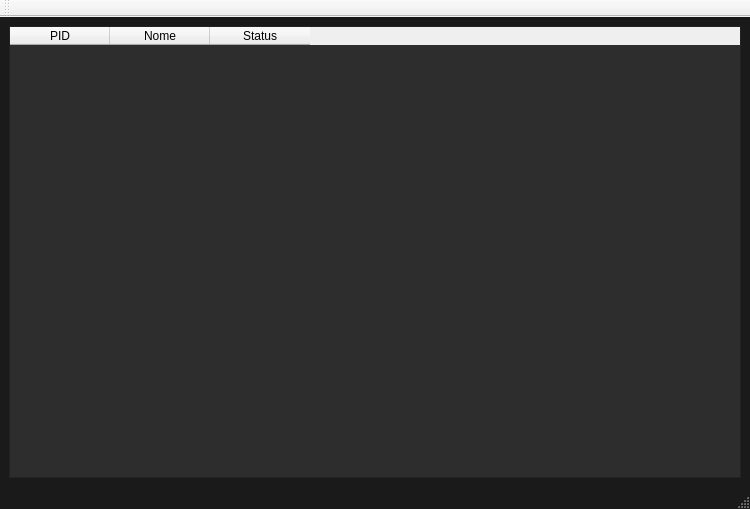
<?xml version="1.0" encoding="UTF-8"?>
<ui version="4.0">
 <class>MainWindow</class>
 <widget class="QMainWindow" name="MainWindow">
  <property name="geometry">
   <rect>
    <x>0</x>
    <y>0</y>
    <width>750</width>
    <height>509</height>
   </rect>
  </property>
  <property name="windowTitle">
   <string>MainWindow</string>
  </property>
  <property name="styleSheet">
   <string notr="true">QMainWindow{
	background-color: #1a1a1a;
}</string>
  </property>
  <widget class="QWidget" name="centralwidget">
   <layout class="QVBoxLayout" name="verticalLayout">
    <item>
     <widget class="QTableWidget" name="processTable">
      <property name="styleSheet">
       <string notr="true">QTableWidget{
	background-color: #2d2d2d;
	color: #fff;
}</string>
      </property>
      <column>
       <property name="text">
        <string>PID</string>
       </property>
      </column>
      <column>
       <property name="text">
        <string>Nome</string>
       </property>
      </column>
      <column>
       <property name="text">
        <string>Status</string>
       </property>
      </column>
     </widget>
    </item>
   </layout>
  </widget>
  <widget class="QMenuBar" name="menubar">
   <property name="geometry">
    <rect>
     <x>0</x>
     <y>0</y>
     <width>750</width>
     <height>23</height>
    </rect>
   </property>
  </widget>
  <widget class="QStatusBar" name="statusbar"/>
  <widget class="QToolBar" name="toolBar">
   <property name="windowTitle">
    <string>toolBar</string>
   </property>
   <attribute name="toolBarArea">
    <enum>TopToolBarArea</enum>
   </attribute>
   <attribute name="toolBarBreak">
    <bool>false</bool>
   </attribute>
  </widget>
 </widget>
 <resources/>
 <connections/>
</ui>
